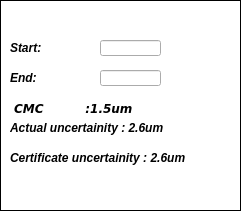
           <widget class="QGroupBox" name="groupBox_29">
            <property name="geometry">
             <rect>
              <x>940</x>
              <y>1670</y>
              <width>241</width>
              <height>211</height>
             </rect>
            </property>
            <property name="styleSheet">
             <string notr="true">QGroupBox{background-color: white;
    border: 1px solid black;
    margin-top: 0.5em;
}
</string>
            </property>
            <property name="title">
             <string/>
            </property>
            <widget class="QLabel" name="label_152">
             <property name="geometry">
              <rect>
               <x>10</x>
               <y>40</y>
               <width>54</width>
               <height>17</height>
              </rect>
             </property>
             <property name="text">
              <string>&lt;b&gt;&lt;i&gt;Start:</string>
             </property>
            </widget>
            <widget class="QLabel" name="label_153">
             <property name="geometry">
              <rect>
               <x>10</x>
               <y>70</y>
               <width>54</width>
               <height>17</height>
              </rect>
             </property>
             <property name="text">
              <string>&lt;b&gt;&lt;i&gt;End:</string>
             </property>
            </widget>
            <widget class="QLabel" name="label_158">
             <property name="geometry">
              <rect>
               <x>10</x>
               <y>100</y>
               <width>181</width>
               <height>17</height>
              </rect>
             </property>
             <property name="text">
              <string>&lt;html&gt;&lt;head/&gt;&lt;body&gt;&lt;pre style=&quot; margin-top:12px; margin-bottom:12px; margin-left:0px; margin-right:0px; -qt-block-indent:0; text-indent:0px;&quot;&gt;&lt;span style=&quot; font-family:'Courier New,courier'; font-weight:600; font-style:italic;&quot;&gt; CMC          :1.5um&lt;/span&gt;&lt;/pre&gt;&lt;/body&gt;&lt;/html&gt;</string>
             </property>
            </widget>
            <widget class="QLabel" name="label_159">
             <property name="geometry">
              <rect>
               <x>10</x>
               <y>120</y>
               <width>181</width>
               <height>17</height>
              </rect>
             </property>
             <property name="text">
              <string>&lt;html&gt;&lt;head/&gt;&lt;body&gt;&lt;p&gt;&lt;span style=&quot; font-weight:600; font-style:italic;&quot;&gt;Actual uncertainity &lt;/span&gt;&lt;span style=&quot; font-family:'Courier New,courier'; font-weight:600; font-style:italic;&quot;/&gt;&lt;span style=&quot; font-weight:600; font-style:italic;&quot;&gt;: 2.6um&lt;/span&gt;&lt;/p&gt;&lt;/body&gt;&lt;/html&gt;</string>
             </property>
            </widget>
            <widget class="QLabel" name="label_160">
             <property name="geometry">
              <rect>
               <x>10</x>
               <y>150</y>
               <width>211</width>
               <height>17</height>
              </rect>
             </property>
             <property name="text">
              <string>&lt;html&gt;&lt;head/&gt;&lt;body&gt;&lt;p&gt;&lt;span style=&quot; font-weight:600; font-style:italic;&quot;&gt;Certificate uncertainity : 2.6um&lt;/span&gt;&lt;/p&gt;&lt;/body&gt;&lt;/html&gt;</string>
             </property>
            </widget>
            <widget class="QLineEdit" name="lineEdit_79">
             <property name="geometry">
              <rect>
               <x>100</x>
               <y>40</y>
               <width>61</width>
               <height>16</height>
              </rect>
             </property>
             <property name="text">
              <string/>
             </property>
            </widget>
            <widget class="QLineEdit" name="lineEdit_80">
             <property name="geometry">
              <rect>
               <x>100</x>
               <y>70</y>
               <width>61</width>
               <height>16</height>
              </rect>
             </property>
            </widget>
           </widget>
